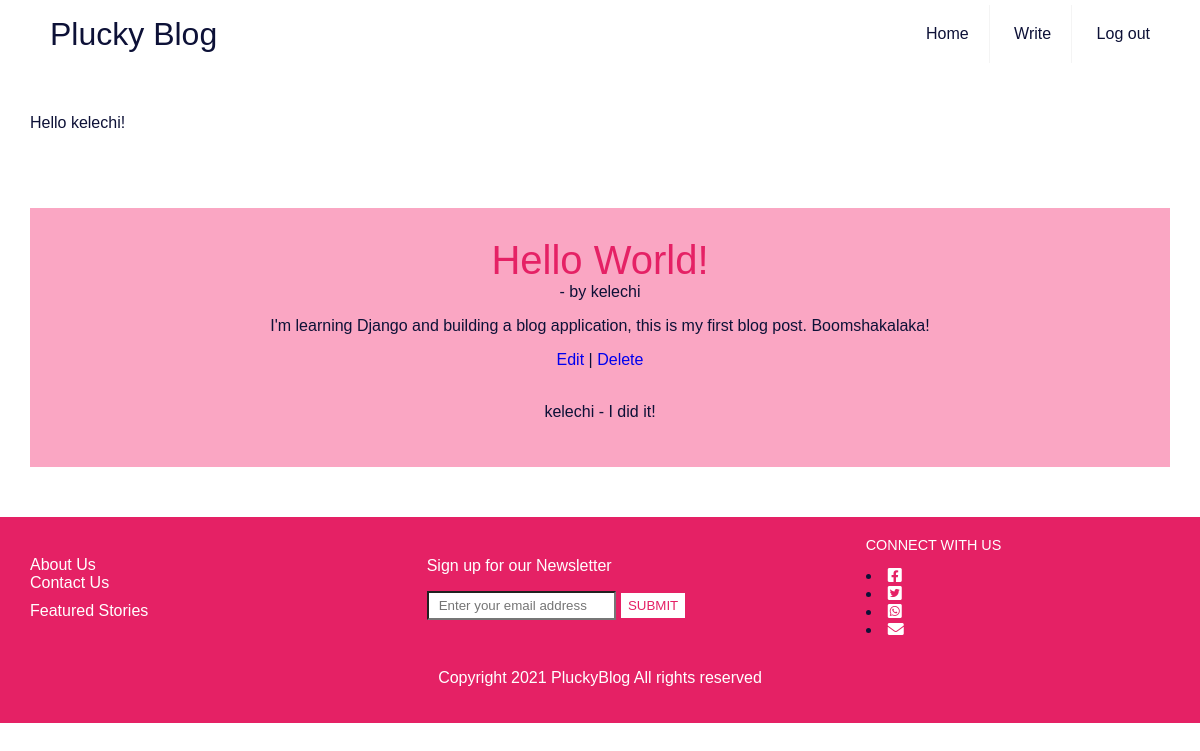
The app's page /post/1/ (signed in) with its own data.
### pluckyblog/models.py (models this page shows, shortened)
class Post(models.Model):
    title = models.CharField (max_length=200)
    date_added = models.DateTimeField(auto_now_add=True)
    author = models.ForeignKey(
        'auth.User',
        on_delete=models.CASCADE,
    )
    body = models.TextField()

class Comment(models.Model):
    post = models.ForeignKey(
        Post,
        on_delete=models.CASCADE,
        related_name='comments',
    )
    comment = models.CharField(max_length=140)
    date_added = models.DateTimeField(auto_now_add=True)
    author = models.ForeignKey(
        get_user_model(),
        on_delete=models.CASCADE,
    )
    def __str__(self):
        return self.comment

### pluckyblog/views.py (the view)
# urls.py: path('post/<int:pk>/', BlogDetailView.as_view(),
class BlogDetailView(DetailView):
    model = Post
    template_name = 'post_detail.html'

### templates/post_detail.html
{% extends 'base.html' %} {% block content %}
<main>
  <aside>
    <section class="container" id="container">
      <div class="post-header">
        <span class="font-weight-bold"><h2>{{ post.title }}</h2></span> -
        <span class="text-muted">by {{ post.author }} {{ post.date_time }} </span>
        <p>{{ post.body }}</p>
      </div>
      <a href="{% url 'post_edit' post.pk %}">Edit</a> |
      <a href="{% url 'post_delete' post.pk %}">Delete</a>
      <br/><br/>
      <div class="card-footer">
         {% for comment in post.comments.all %}
      <p>
         <span class="font-weight-bold">
         {{ comment.author }} -
         </span>
         {{ comment }}
        </p>
      {% endfor %}
      </div>
    </section>
  </aside>
</main>
{% endblock content %}

### templates/blogsections/header.html (shortened to what this page needs)
<!DOCTYPE html>
{% load static %}
<html lang="en">
  <head>
    <link rel="stylesheet" href="{% static 'css/base.css' %}">
    <link rel="stylesheet" href="https://cdnjs.cloudflare.com/ajax/libs/font-awesome/5.15.3/css/all.min.css">
  </head>
  <header>
    <div>
      <nav class="navbar">
        <a href="{% url 'home' %}" class="logo">Plucky Blog</a>
        <ul class="menu">
         <li><a href="{% url 'home' %}">Home</a></li>
         <li><a href="{% url 'post_new' %}">Write</a></li>
         <li><a href="{% url 'logout' %}">Log out</a></li>
        </ul>
      </nav>
    </div>
  </header>
  <div class="auth">
    {% if user.is_authenticated %}
    <p>Hello {{ user.username }}!</p>
   {% else %}
    <p>You are not logged in.</p>
    <a href="{% url 'login' %}">Log In</a>
   {% endif %}
  </div>
</html>

### static/css/base.css (style rules this page uses)
html { box-sizing: border-box; font-family: Arial, Helvetica, sans-serif; font-size: 16px; }
*, *::before, *::after { font-weight: inherit; margin: 0; padding: 0; border-radius: 0; box-sizing: inherit; }
a { text-decoration: none; }
ul { list-style-type: none; }
header { padding: 5px 30px; align-items: center; justify-content: space-between; }
h2 { color: #e52165; font-size: 2.5rem; }
header a, footer a, footer p { color: #FFF; }
.navbar { background-color: #fff; display: flex; justify-content: space-between; align-items: center; }
.navbar .logo { display: inline-block; font-size: 2em; padding: 10px 20px; text-decoration: none; color: #0d1137; }
.navbar .menu li { list-style: none; display: inline-block; }
.navbar .menu li a { display: block; padding: 20px 20px; border-right: 1px solid #f4f4f4; text-decoration: none; color: #0d1137; }
.navbar .menu li:last-child a { border-right: none; }
main { padding: 50px 30px; display: block; column-gap: 10px; }
aside { background-color: #faa6c3; width: auto; text-align: center; padding: 30px; }
p { display: block; margin-block-start: 1em; margin-block-end: 1em; margin-inline-start: 0px; margin-inline-end: 0px; }
.auth { display: inline-block; padding: 30px; padding-bottom: 10px; text-decoration: none; color: #0d1137; }

### records on screen
Post: title "Hello World!", author "kelechi", body "I'm learning Django and building a blog application, this is my first blog post. Boomshakalaka!"
Comment: author "kelechi", comment "I did it!"

### other values on screen
{{ user.username }} "kelechi"
